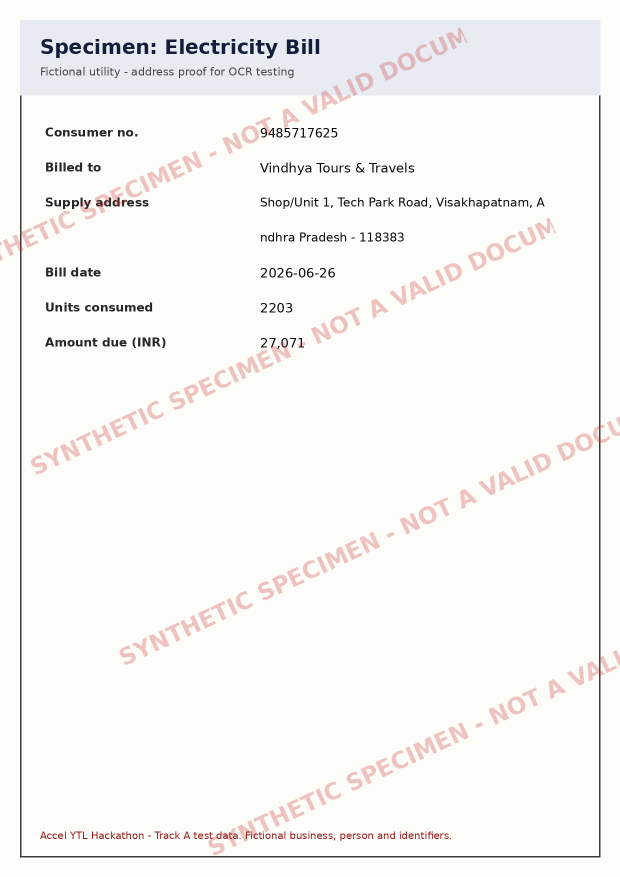
#> input picture data/kyc_documents/K01_address_proof.png, 1240 x 1754 px (shown at 1/2 size); its folder holds only this picture in this run
$ python parse_all.py
#> lines starting #> are read from the running program, lines starting #| are printed output that depends on the picture; after the words box and inside, x2 and y2 are one past the last pixel; in counts of white or black regions, pixels touching at a corner belong together
### backend/app/kyc/ocr.py
"""OCR helpers (RapidOCR, fully local). One engine, guarded by a lock."""
import math
import threading
from dataclasses import dataclass

import numpy as np
from PIL import Image

_engine = None
_lock = threading.Lock()


@dataclass
class Box:
    text: str
    x0: float
    y0: float
    x1: float
    y1: float
    conf: float = 1.0
    angle: float = 0.0  # tilt of this text line in degrees (positive = slopes down to the right)

    @property
    def cy(self) -> float:
        return (self.y0 + self.y1) / 2


def _get_engine():
    global _engine
    if _engine is None:
        from rapidocr_onnxruntime import RapidOCR
        _engine = RapidOCR()
    return _engine


def _run(arr: np.ndarray):
    with _lock:
        res, _ = _get_engine()(arr)
    return res or []


def read_full(img: Image.Image, binarise: bool = True, cut: int = 150) -> list[Box]:
    """Whole-page OCR. Binarising first removes pale watermarks/stamps but keeps dark print."""
    g = img.convert("L")
    if binarise:
        g = g.point(lambda p: 0 if p < cut else 255)
    out = []
    for pts, text, conf in _run(np.asarray(g.convert("RGB"))):
        xs, ys = [p[0] for p in pts], [p[1] for p in pts]
        angle = math.degrees(math.atan2(pts[1][1] - pts[0][1], pts[1][0] - pts[0][0]))
        out.append(Box(text, min(xs), min(ys), max(xs), max(ys), float(conf), angle))
    return out


# [4 lines left out: function estimate_skew, not called in this run]


def deskew(img: Image.Image, angle: float) -> Image.Image:
    return img.convert("RGB").rotate(angle, resample=Image.BICUBIC, expand=True, fillcolor=(252, 252, 250))


# [15 lines left out: function read_strip, not called in this run]


def sharpness(img: Image.Image) -> float:
    """Variance of the Laplacian on a fixed-size greyscale copy. Low = blurry."""
    w, h = img.size
#> w = 1240; h = 1754
    g = np.asarray(img.convert("L").resize((1000, max(1, int(1000 * h / w)))), dtype=np.float64)
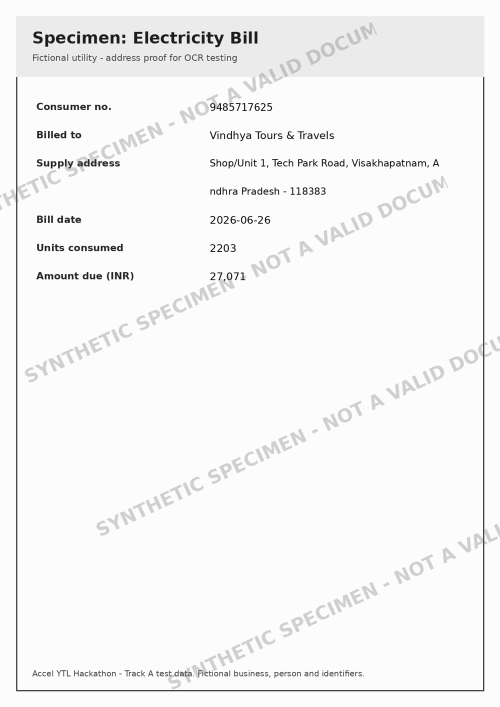
#> g: shape (1414, 1000) float64 (shown at 1/2 size); min 0, max 255, mean 245.4
    lap = -4 * g[1:-1, 1:-1] + g[:-2, 1:-1] + g[2:, 1:-1] + g[1:-1, :-2] + g[1:-1, 2:]
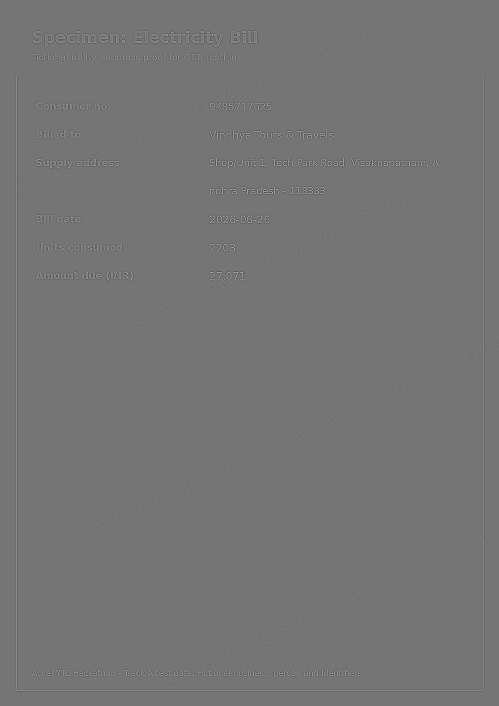
#> lap: shape (1412, 998) float64 (shown at 1/2 size); min -510, max 601, mean 0; drawn with min black and max white
    return float(lap.var())

### backend/app/kyc/parse.py
"""Turns one uploaded document image into typed fields. Local OCR only; the image is never saved."""
import re
import statistics
from difflib import SequenceMatcher
from itertools import combinations

from PIL import Image

from . import ocr
from .gstin import clean, repair_gstin, repair_udyam

BLUR_LIMIT = 100.0  # specimens: 800+ when sharp, 2 when blurred. Real photos need calibrating.

TITLES = [
    ("gst_certificate", ["gst registration", "gst certificate"]),
    ("udyam_certificate", ["udyam registration", "udyam certificate"]),
    ("signatory_id", ["signatory", "authorised signatory"]),
    ("address_proof", ["electricity bill", "water bill", "gas bill", "telephone bill", "utility bill"]),
]
ROW_LABELS = {
    "gst_certificate": {
        "gstin": ["gstin"], "legal_name": ["legal name"], "trade_name": ["trade name"],
        "constitution": ["constitution"], "address": ["address of principal"], "address2": ["place of business"],
        "date": ["date of liability"],
    },
    "udyam_certificate": {
        "udyam_number": ["udyam reg"], "name": ["enterprise name"], "activity": ["major activity"],
        "city": ["city"], "state": ["state"], "date": ["date of registration"],
    },
    "address_proof": {
        "consumer_no": ["consumer no"], "billed_to": ["billed to"], "address": ["supply address"],
        "bill_date": ["bill date"],
    },
}
CARD_LABELS = {"name": ["name"], "designation": ["designation"], "business": ["for business"],
               "id_no": ["id no"], "valid_till": ["valid till"]}


def _norm(s: str) -> str:
    return re.sub(r"[^a-z0-9]", "", s.lower())


# [26 lines left out: functions classify, _find_labels, not called in this run]


# Row order on each form. Rows are evenly spaced, so a couple of detected labels pin down every row
# even when a stamp or watermark hides another label.
ROW_ORDER = {
    "gst_certificate": ["gstin", "legal_name", "trade_name", "constitution", "address", "address2", "date", "reg_type"],
    "udyam_certificate": ["udyam_number", "name", "activity", "city", "state", "date"],
    "address_proof": ["consumer_no", "billed_to", "address", "address2", "bill_date", "units", "amount"],
}
ID_FIELDS = {"gstin", "udyam_number"}  # monospaced IDs: re-read from a zoomed strip


# [53 lines left out: functions _geometry, _parse_rows, _parse_card, _date, not called in this run]


def parse_document(img: Image.Image) -> dict:
    """Returns {doc_type, sharpness, blurry, fields, corrections}."""
    sharp = ocr.sharpness(img)
#> sharp = 904.4
#> img is the input picture: PIL image 1240x1754 RGB; mean R, G, B 246.2, 245.1, 242
    out = {"doc_type": None, "sharpness": round(sharp, 1), "blurry": sharp < BLUR_LIMIT, "fields": {}, "corrections": []}
    if out["blurry"]:
        return out  # do not read what we cannot read reliably: ask for a better photo
    boxes = ocr.read_full(img)
#> in read_full, `g = g.point(lambda p: 0 if p < cut else 255)`:
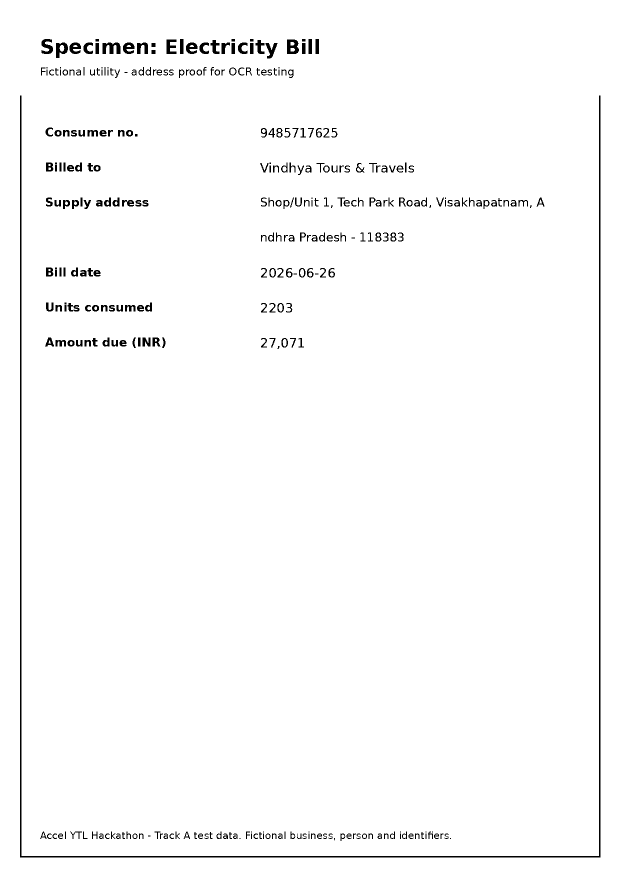
#> g: PIL image 1240x1754 L (shown at 1/2 size); 98.1% white; 333 black regions (29 under 20 px), largest, box (x1, y1, x2, y2) and area: (40, 191, 1201, 1715) 12609, (205, 85, 241, 108) 562, (574, 79, 598, 108) 521
#> after the loop in read_full, `for pts, text, conf in _run(np.asarray(g.convert("RGB"))):`: out = []
    skew = ocr.estimate_skew(boxes)
    if abs(skew) > 1.5:  # tilted photo: straighten it and read again
        img = ocr.deskew(img, skew)
        boxes = ocr.read_full(img)
        out["deskewed_deg"] = round(skew, 1)
    doc_type = classify(boxes, img.size[1])
    out["doc_type"] = doc_type
    if doc_type in ROW_LABELS:
        f = _parse_rows(img, boxes, doc_type)
    elif doc_type == "signatory_id":
        f = _parse_card(img, boxes)
    else:
        return out

    if doc_type == "gst_certificate":
        raw = f.get("gstin")
        g, status = repair_gstin(raw)
        f["gstin_raw"] = clean(raw)
        f["gstin"], f["gstin_status"] = g, status
        if status == "corrected":
            out["corrections"].append({"field": "gstin", "read_as": clean(raw), "corrected_to": g})
        f["date"] = _date(f.get("date"))
    elif doc_type == "udyam_certificate":
        raw = f.get("udyam_number")
        u, status = repair_udyam(raw)
        f["udyam_raw"] = raw
        f["udyam_number"], f["udyam_status"] = u, status
        if status == "corrected":
            out["corrections"].append({"field": "udyam_number", "read_as": raw, "corrected_to": u})
        f["date"] = _date(f.get("date"))
    elif doc_type == "address_proof":
        f["bill_date"] = _date(f.get("bill_date"))
    elif doc_type == "signatory_id":
        f["valid_till"] = _date(f.get("valid_till"))
    out["fields"] = f
    return out

### backend/scripts/parse_all.py
"""Dev helper: parse all 47 specimen documents and print the extracted fields."""
import glob, os, sys, time, json
from PIL import Image
from app.kyc.parse import parse_document
t = time.time()
for f in sorted(glob.glob("../data/kyc_documents/*.png")):
#> (the run stopped early here; a loop or call above may not have finished)

$ run again, on data/kyc_documents/K02_gst_certificate.png
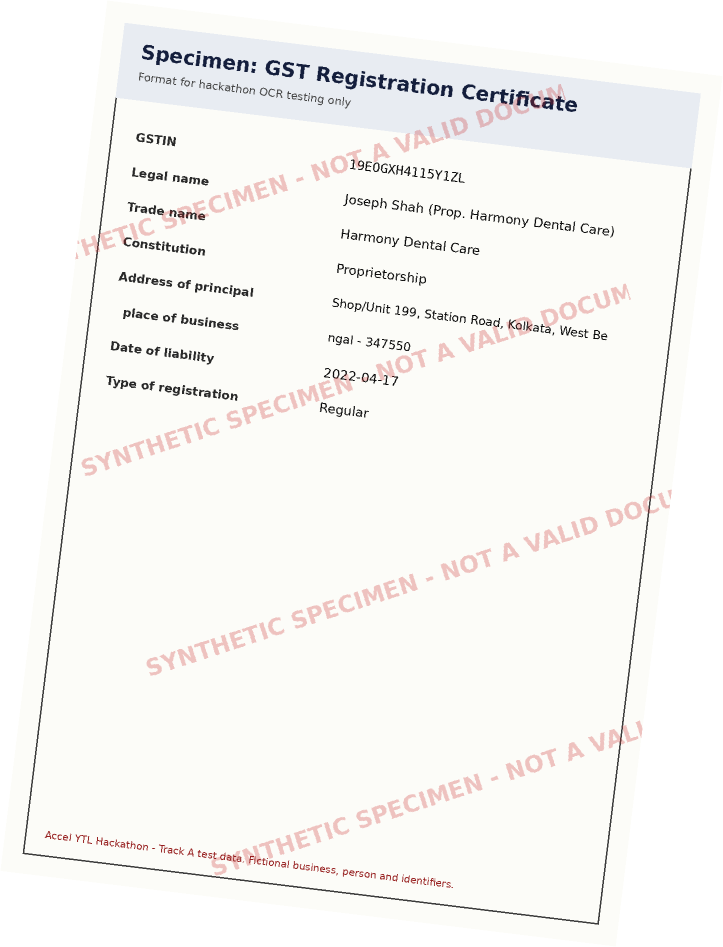
#> input picture data/kyc_documents/K02_gst_certificate.png, 1446 x 1894 px (shown at 1/2 size)
#> w = 1446; h = 1894
#> in sharpness, `g = np.asarray(img.convert("L").resize((1000, max(1, int(1000 * h / w)..`:
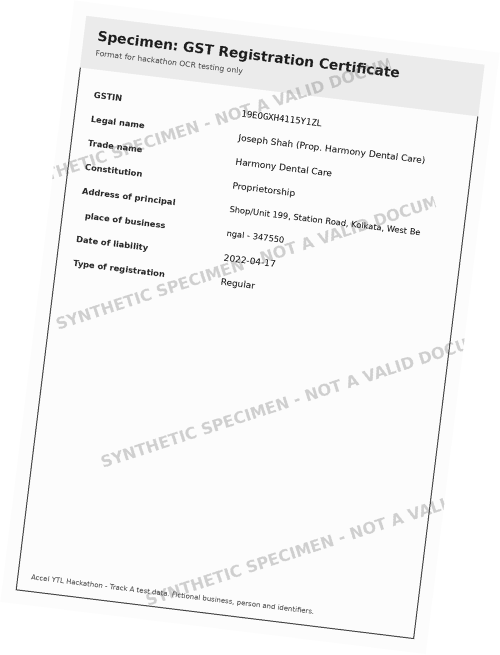
#> g: shape (1309, 1000) float64 (shown at 1/2 size); min 0, max 255, mean 246.5
#> sharp = 1209.6
#> in parse_document, img is the input picture: PIL image 1446x1894 RGB; mean R, G, B 247.2, 246.3, 243.9
#> in read_full, `g = g.point(lambda p: 0 if p < cut else 255)`:
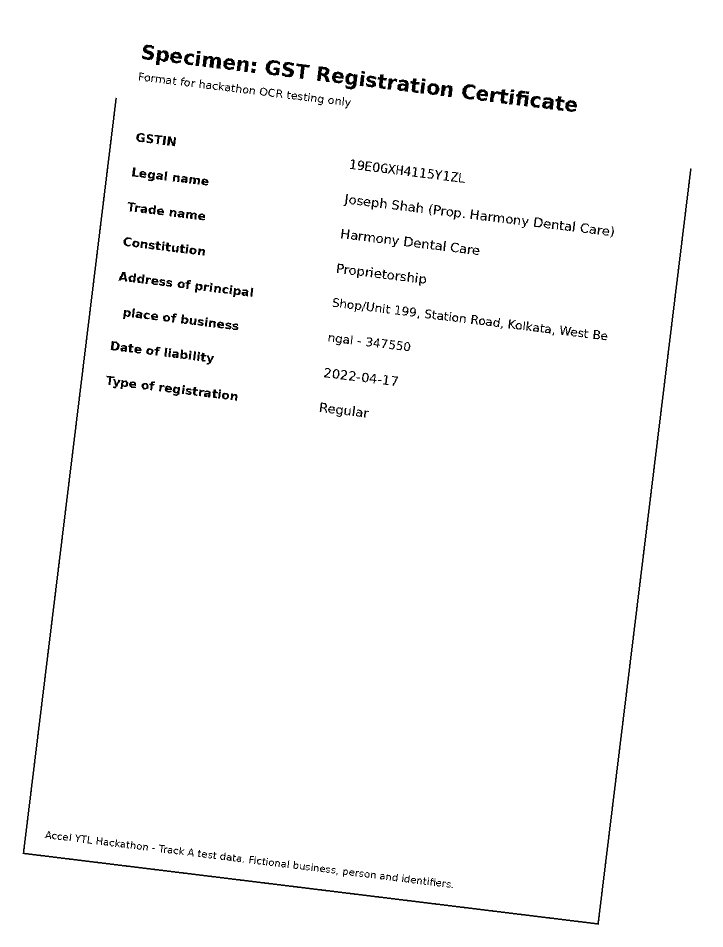
#> g: PIL image 1446x1894 L (shown at 1/2 size); 98.1% white; 401 black regions (26 under 20 px), largest, box (x1, y1, x2, y2) and area: (45, 195, 1383, 1850) 12605, (405, 111, 442, 138) 564, (691, 146, 715, 179) 498
#> after the loop in read_full, `for pts, text, conf in _run(np.asarray(g.convert("RGB"))):`: out = []

$ run again, on data/kyc_documents/K02_signatory_id.png
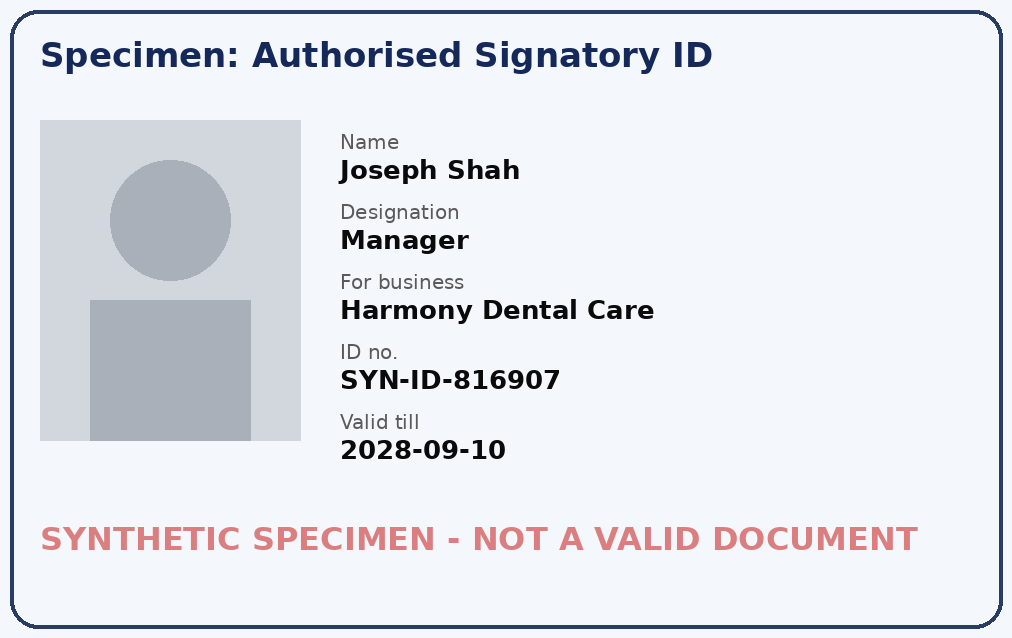
#> input picture data/kyc_documents/K02_signatory_id.png, 1012 x 638 px
#> w = 1012; h = 638
#> in sharpness, `lap = -4 * g[1:-1, 1:-1] + g[:-2, 1:-1] + g[2:, 1:-1] + g[1:-1, :-2] +..`:
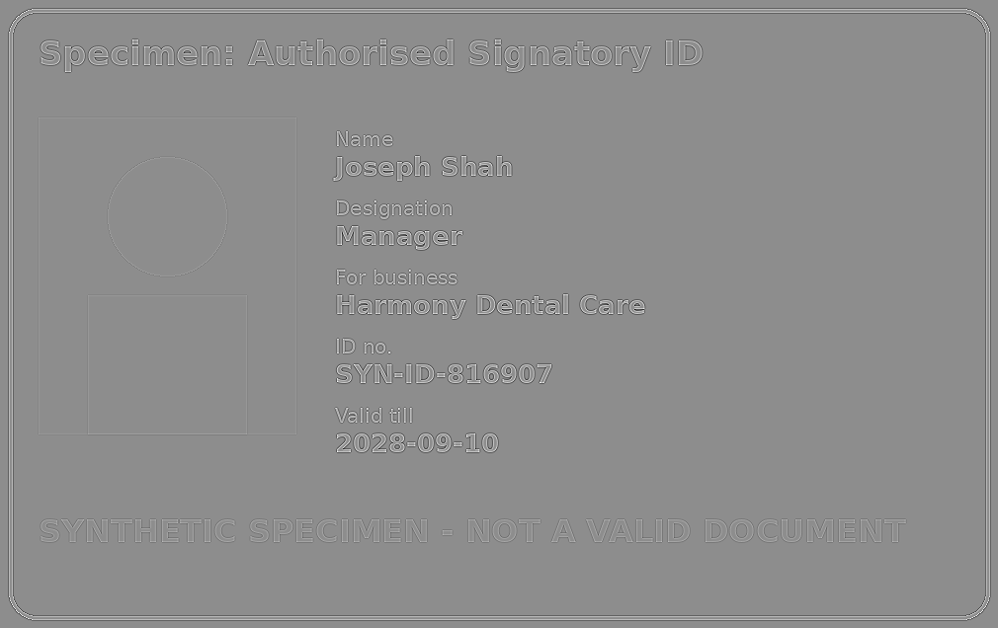
#> lap: shape (628, 998) float64; min -590, max 470, mean 0; drawn with min black and max white
#> sharp = 1384.9
#> in parse_document, img is the input picture: PIL image 1012x638 RGB; mean R, G, B 227.1, 230.4, 236.1
#> in read_full, `g = g.point(lambda p: 0 if p < cut else 255)`:
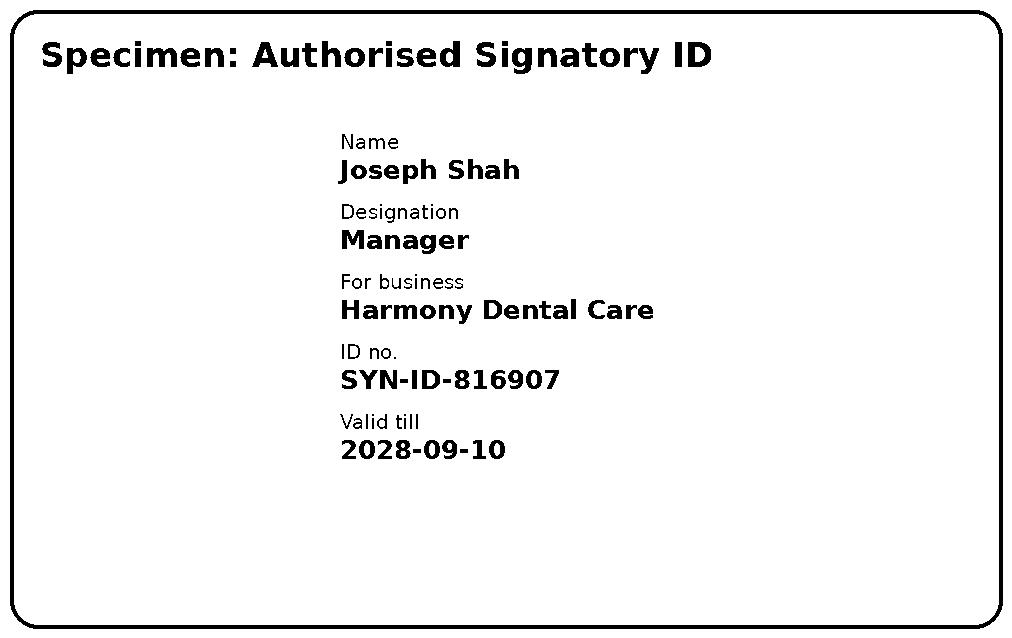
#> g: PIL image 1012x638 L; 95.3% white; 137 black regions (6 under 20 px), largest, box (x1, y1, x2, y2) and area: (10, 10, 1003, 629) 12652, (688, 42, 711, 67) 397, (147, 48, 177, 67) 385
#> after the loop in read_full, `for pts, text, conf in _run(np.asarray(g.convert("RGB"))):`: out = []

$ run again, on data/kyc_documents/K01_gst_certificate.png
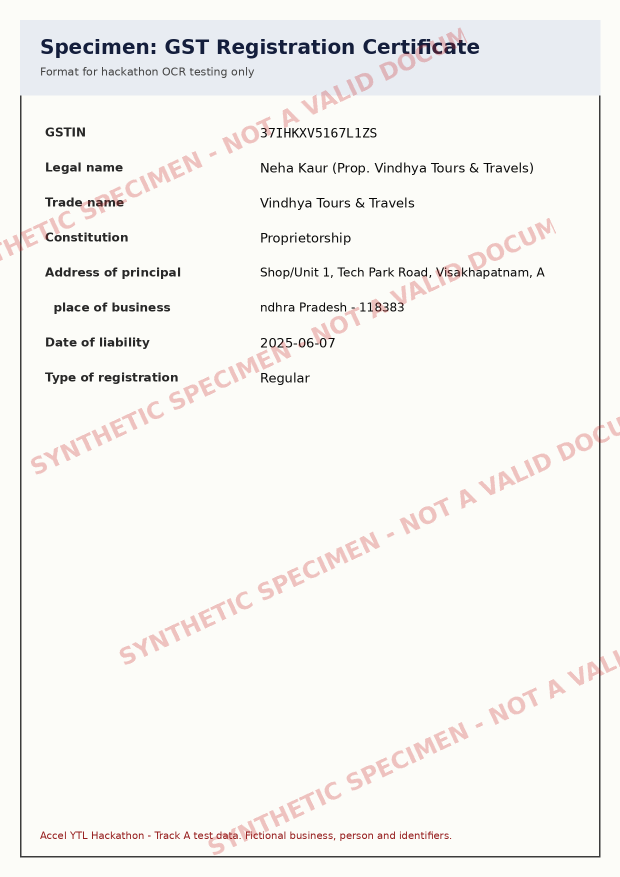
#> input picture data/kyc_documents/K01_gst_certificate.png, 1240 x 1754 px (shown at 1/2 size)
#> w = 1240; h = 1754
#> in sharpness, `g = np.asarray(img.convert("L").resize((1000, max(1, int(1000 * h / w)..`:
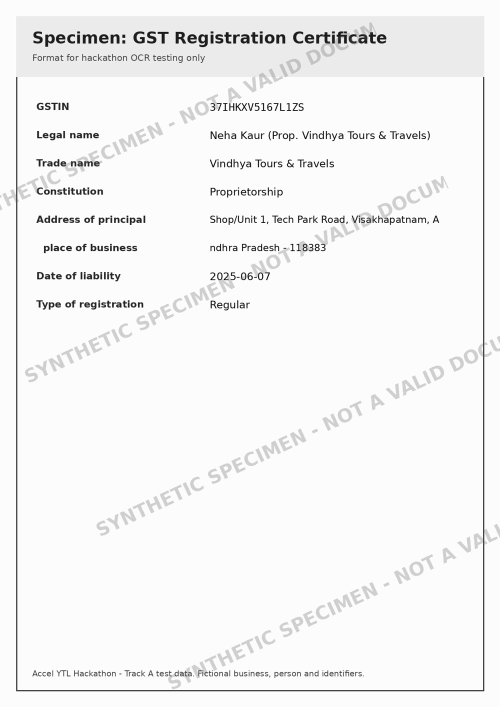
#> g: shape (1414, 1000) float64 (shown at 1/2 size); min 0, max 255, mean 244.3
#> sharp = 1132.2
#> in parse_document, img is the input picture: PIL image 1240x1754 RGB; mean R, G, B 245.1, 244, 241
#> in read_full, `g = g.point(lambda p: 0 if p < cut else 255)`:
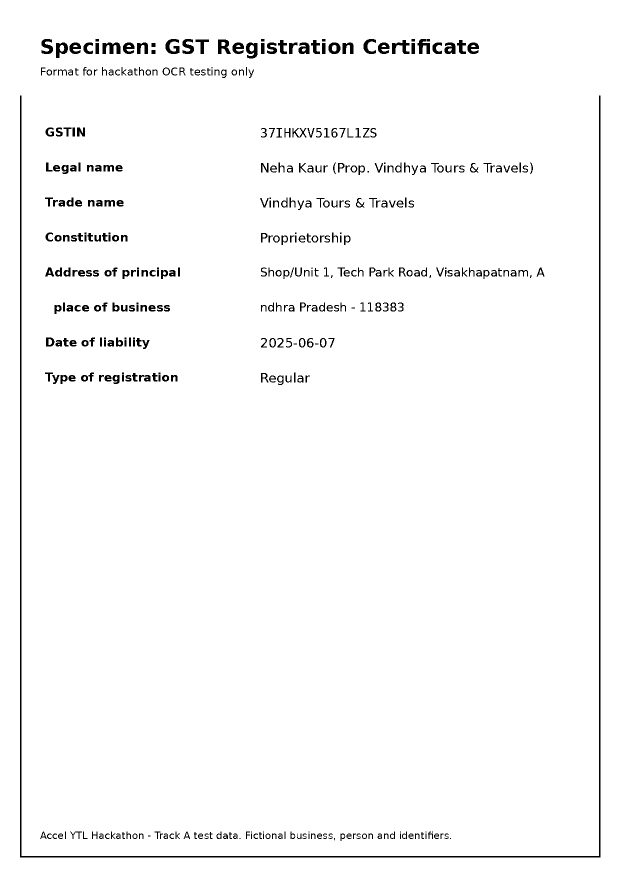
#> g: PIL image 1240x1754 L (shown at 1/2 size); 97.5% white; 424 black regions (34 under 20 px), largest, box (x1, y1, x2, y2) and area: (40, 191, 1201, 1715) 12609, (205, 85, 241, 108) 562, (492, 85, 515, 117) 494
#> after the loop in read_full, `for pts, text, conf in _run(np.asarray(g.convert("RGB"))):`: out = []
